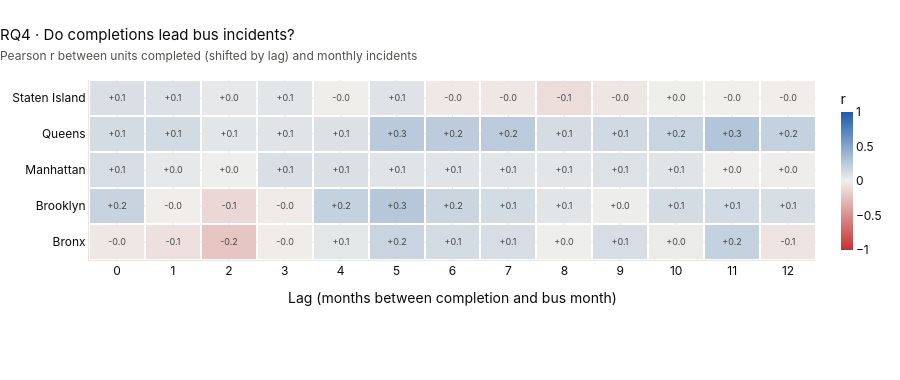

Here is the notebook cell this chart was saved with:
### Markdown cell above
### RQ4 (Ahmed Rashad)
**Question:** Do housing completions precede school-bus incidents, and by how many months?

**Chart:** Heatmap of Pearson r between completions shifted by 0–12 months and monthly incidents, per borough (diverging scale, grey = no correlation).

### Code cell
F.rq4_lag_heatmap(monthly).show()

### Figure 1 — Plotly figure (JSON) as saved in the notebook; plotly's stock layout.template omitted (floating-point values rounded to 4 significant figures)
{"data": [{"colorbar": {"thickness": 12, "title": {"text": "r"}}, "colorscale": [[0, "#c53030"], [0.5, "#f0efec"], [1, "#1c5cab"]], "hovertemplate": "%{y}, completions %{x} months earlier<br>r = %{z:+.2f}<extra></extra>", "text": [["-0.0", "-0.1", "-0.2", "-0.0", "+0.1", "+0.2", "+0.1", "+0.1", "+0.0", "+0.1", "+0.0", "+0.2", "-0.1"], ["+0.2", "-0.0", "-0.1", "-0.0", "+0.2", "+0.3", "+0.2", "+0.1", "+0.1", "+0.0", "+0.1", "+0.1", "+0.1"], ["+0.1", "+0.0", "+0.0", "+0.1", "+0.1", "+0.1", "+0.1", "+0.1", "+0.1", "+0.1", "+0.1", "+0.0", "+0.0"], ["+0.1", "+0.1", "+0.1", "+0.1", "+0.1", "+0.3", "+0.2", "+0.2", "+0.1", "+0.1", "+0.2", "+0.3", "+0.2"], ["+0.1", "+0.1", "+0.0", "+0.1", "-0.0", "+0.1", "-0.0", "-0.0", "-0.1", "-0.0", "+0.0", "-0.0", "-0.0"]], "textfont": {"size": 9}, "texttemplate": "%{text}", "type": "heatmap", "x": [0, 1, 2, 3, 4, 5, 6, 7, 8, 9, 10, 11, 12], "xgap": 2, "y": ["Bronx", "Brooklyn", "Manhattan", "Queens", "Staten Island"], "ygap": 2, "z": [[-0.04058, -0.07694, -0.2175, -0.01677, 0.05655, 0.1818, 0.1387, 0.1197, 0.007389, 0.1197, 0.02571, 0.2054, -0.06304], [0.1896, -0.008158, -0.1231, -0.02601, 0.2064, 0.27, 0.1794, 0.1357, 0.07001, 0.01524, 0.1354, 0.1417, 0.1177], [0.1204, 0.04597, 0.007388, 0.1082, 0.1008, 0.07219, 0.07254, 0.06981, 0.06122, 0.0916, 0.07162, 0.004035, 0.01092], [0.138, 0.1424, 0.06457, 0.07485, 0.09196, 0.2563, 0.2426, 0.2462, 0.1268, 0.1455, 0.187, 0.2864, 0.2066], [0.1075, 0.09766, 0.04627, 0.05985, -0.002922, 0.0824, -0.03439, -0.04163, -0.09717, -0.04967, 0.007819, -0.001499, -0.01009]], "zmax": 1, "zmin": -1}], "layout": {"font": {"color": "#0b0b0b", "family": "Inter, Segoe UI, Arial, sans-serif", "size": 12}, "height": 380, "hoverlabel": {"bgcolor": "white", "font": {"size": 12}}, "legend": {"orientation": "h", "title": {"text": ""}, "x": 0, "y": -0.2, "yanchor": "top"}, "margin": {"b": 120, "l": 60, "r": 20, "t": 80}, "title": {"font": {"color": "#0b0b0b", "size": 15}, "text": "RQ4 · Do completions lead bus incidents?<br><span style='font-size:12px;color:#52514e'>Pearson r between units completed (shifted by lag) and monthly incidents</span>", "x": 0, "xanchor": "left"}, "xaxis": {"dtick": 1, "gridcolor": "#e7e6e2", "linecolor": "#e7e6e2", "title": {"text": "Lag (months between completion and bus month)"}, "zeroline": false}, "yaxis": {"gridcolor": "#e7e6e2", "linecolor": "#e7e6e2", "zeroline": false}}}
